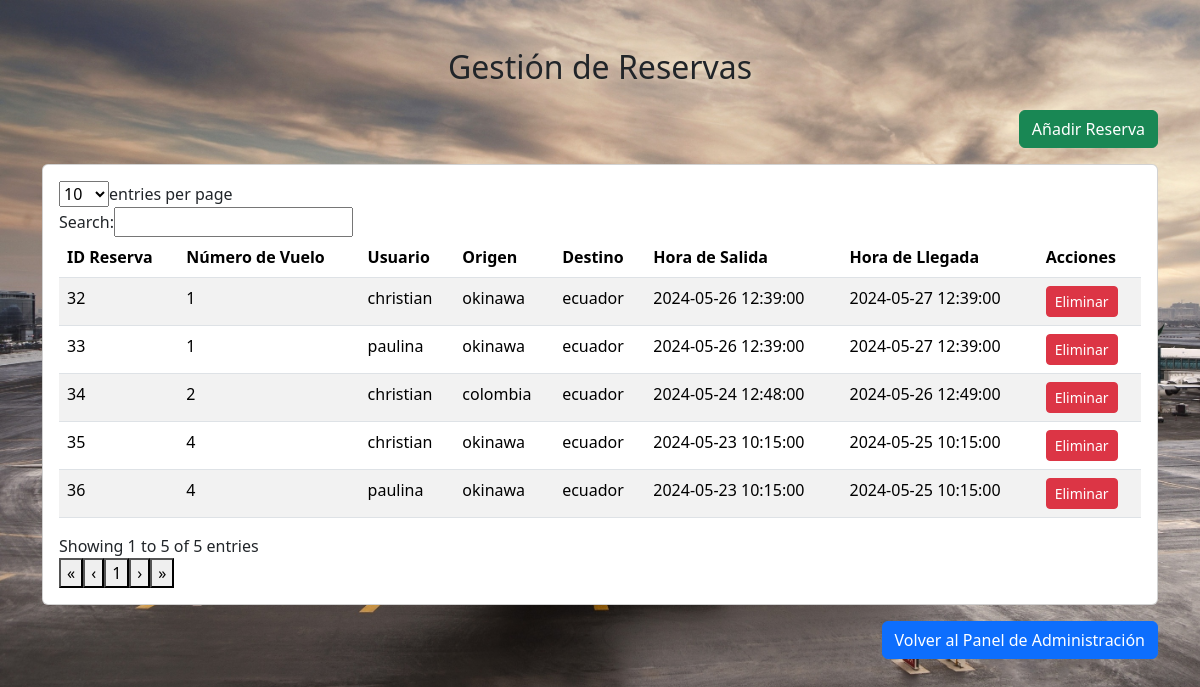
The page /administrador/reservas.php (signed in) on the database its author committed.
### tables this page shows
CREATE TABLE `reserva` (
  `id` int(11) NOT NULL,
  `vuelo_id` int(11) DEFAULT NULL,
  `usuario_id` int(11) DEFAULT NULL
);

CREATE TABLE `vuelo` (
  `id` int(11) NOT NULL,
  `numero_vuelo` varchar(50) NOT NULL,
  `aerolinea_id` int(11) DEFAULT NULL,
  `avion_id` int(11) DEFAULT NULL,
  `piloto_id` int(11) DEFAULT NULL,
  `origen` varchar(100) DEFAULT NULL,
  `destino` varchar(100) DEFAULT NULL,
  `hora_salida` datetime DEFAULT NULL,
  `hora_llegada` datetime DEFAULT NULL
);

CREATE TABLE `usuario` (
  `id` int(11) NOT NULL,
  `nombre` varchar(100) NOT NULL,
  `apellido` varchar(100) NOT NULL,
  `correo_electronico` varchar(255) DEFAULT NULL,
  `telefono` varchar(20) DEFAULT NULL,
  `fecha_nacimiento` date DEFAULT NULL,
  `nacionalidad` varchar(100) DEFAULT NULL,
  `contrasena` varchar(255) NOT NULL,
  `rol` enum('usuario','administrador') NOT NULL DEFAULT 'usuario'
);

### administrador/reservas.php (the view, shortened to what this page needs)
<?php
include '../conexion.php';
$sql = "SELECT reserva.id, vuelo.numero_vuelo, usuario.nombre AS nombre_usuario, vuelo.origen, vuelo.destino, vuelo.hora_salida, vuelo.hora_llegada
        FROM reserva
        INNER JOIN vuelo ON reserva.vuelo_id = vuelo.id
        INNER JOIN usuario ON reserva.usuario_id = usuario.id";
$result = $conexion->query($sql);
?>
<!DOCTYPE html>
<html lang="es">
<head>
    <link rel="stylesheet" href="../assets/css/bootstrap.min.css">
    <link rel="stylesheet" href="https://cdn.datatables.net/2.0.5/css/dataTables.bootstrap5.css">
</head>
<body style="background-image: url('../imagen/fondo2.jpeg'); background-size: cover;">
    <div class="container my-5">
        <h2 class="text-center mb-4">Gestión de Reservas</h2>
        <div class="text-end mb-3">
            <a href="añadir_reserva.php" class="btn btn-success">Añadir Reserva</a>
        </div>
        <div class="card">
            <div class="card-body">
                <table class="table table-striped">
                    <thead>
                        <tr>
                            <th>ID Reserva</th>
                            <th>Número de Vuelo</th>
                            <th>Usuario</th>
                            <th>Origen</th>
                            <th>Destino</th>
                            <th>Hora de Salida</th>
                            <th>Hora de Llegada</th>
                            <th>Acciones</th>
                        </tr>
                    </thead>
                    <tbody>
                        <?php
                        if ($result->num_rows > 0) {
                            while($row = $result->fetch_assoc()) {
                                echo "<tr>";
                                echo "<td>" . htmlspecialchars($row["id"]) . "</td>";
                                echo "<td>" . htmlspecialchars($row["numero_vuelo"]) . "</td>";
                                echo "<td>" . htmlspecialchars($row["nombre_usuario"]) . "</td>";
                                echo "<td>" . htmlspecialchars($row["origen"]) . "</td>";
                                echo "<td>" . htmlspecialchars($row["destino"]) . "</td>";
                                echo "<td>" . htmlspecialchars($row["hora_salida"]) . "</td>";
                                echo "<td>" . htmlspecialchars($row["hora_llegada"]) . "</td>";
                                echo "<td>";
                                echo "<form action='eliminar/delete_reserva.php' method='post' style='display:inline;'>";
                                echo "<button type='submit' class='btn btn-danger btn-sm'>Eliminar</button>";
                                echo "</form>";
                                echo "</td>";
                                echo "</tr>";
                            }
                        } else {
                            echo "<tr><td colspan='8' class='text-center'>No se encontraron reservas.</td></tr>";
                        }
                        ?>
                    </tbody>
                </table>
            </div>
        </div>
        <div class="text-end mt-3">
            <a href="admin.php" class="btn btn-primary">Volver al Panel de Administración</a>
        </div>
    </div>
</body>
</html>

### rows shown on the page
reserva: id "32", vuelo.numero_vuelo "1", usuario.nombre "christian", vuelo.origen "okinawa", vuelo.destino "ecuador", vuelo.hora_salida "2024-05-26 12:39:00", vuelo.hora_llegada "2024-05-27 12:39:00"
reserva: id "33", vuelo.numero_vuelo "1", usuario.nombre "paulina", vuelo.origen "okinawa", vuelo.destino "ecuador", vuelo.hora_salida "2024-05-26 12:39:00", vuelo.hora_llegada "2024-05-27 12:39:00"
reserva: id "34", vuelo.numero_vuelo "2", usuario.nombre "christian", vuelo.origen "colombia", vuelo.destino "ecuador", vuelo.hora_salida "2024-05-24 12:48:00", vuelo.hora_llegada "2024-05-26 12:49:00"
reserva: id "35", vuelo.numero_vuelo "4", usuario.nombre "christian", vuelo.origen "okinawa", vuelo.destino "ecuador", vuelo.hora_salida "2024-05-23 10:15:00", vuelo.hora_llegada "2024-05-25 10:15:00"
reserva: id "36", vuelo.numero_vuelo "4", usuario.nombre "paulina", vuelo.origen "okinawa", vuelo.destino "ecuador", vuelo.hora_salida "2024-05-23 10:15:00", vuelo.hora_llegada "2024-05-25 10:15:00"
